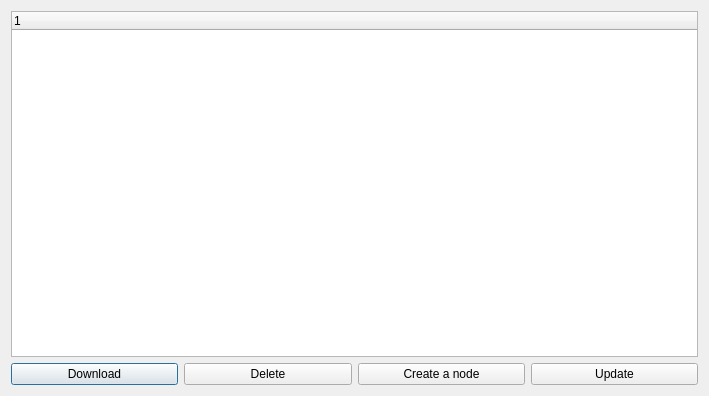
<?xml version="1.0" encoding="UTF-8"?>
<ui version="4.0">
 <class>NodesWindow</class>
 <widget class="QDialog" name="NodesWindow">
  <property name="geometry">
   <rect>
    <x>0</x>
    <y>0</y>
    <width>709</width>
    <height>396</height>
   </rect>
  </property>
  <property name="windowTitle">
   <string>Dialog</string>
  </property>
  <layout class="QGridLayout" name="gridLayout">
   <item row="1" column="0">
    <layout class="QVBoxLayout" name="verticalLayout">
     <item>
      <widget class="QTreeWidget" name="nodesTreeWidget">
       <property name="contextMenuPolicy">
        <enum>Qt::CustomContextMenu</enum>
       </property>
       <column>
        <property name="text">
         <string notr="true">1</string>
        </property>
       </column>
      </widget>
     </item>
     <item>
      <layout class="QHBoxLayout" name="horizontalLayout">
       <item>
        <widget class="QPushButton" name="pushButton">
         <property name="text">
          <string>Download</string>
         </property>
        </widget>
       </item>
       <item>
        <widget class="QPushButton" name="pushButton_2">
         <property name="text">
          <string>Delete</string>
         </property>
        </widget>
       </item>
       <item>
        <widget class="QPushButton" name="createNodeBtn">
         <property name="text">
          <string>Create a node</string>
         </property>
        </widget>
       </item>
       <item>
        <widget class="QPushButton" name="updateBtn">
         <property name="text">
          <string>Update</string>
         </property>
        </widget>
       </item>
      </layout>
     </item>
    </layout>
   </item>
  </layout>
  <action name="actionDownload">
   <property name="text">
    <string>Download</string>
   </property>
  </action>
  <action name="actionDelete">
   <property name="text">
    <string>Delete</string>
   </property>
  </action>
 </widget>
 <resources/>
 <connections/>
</ui>
